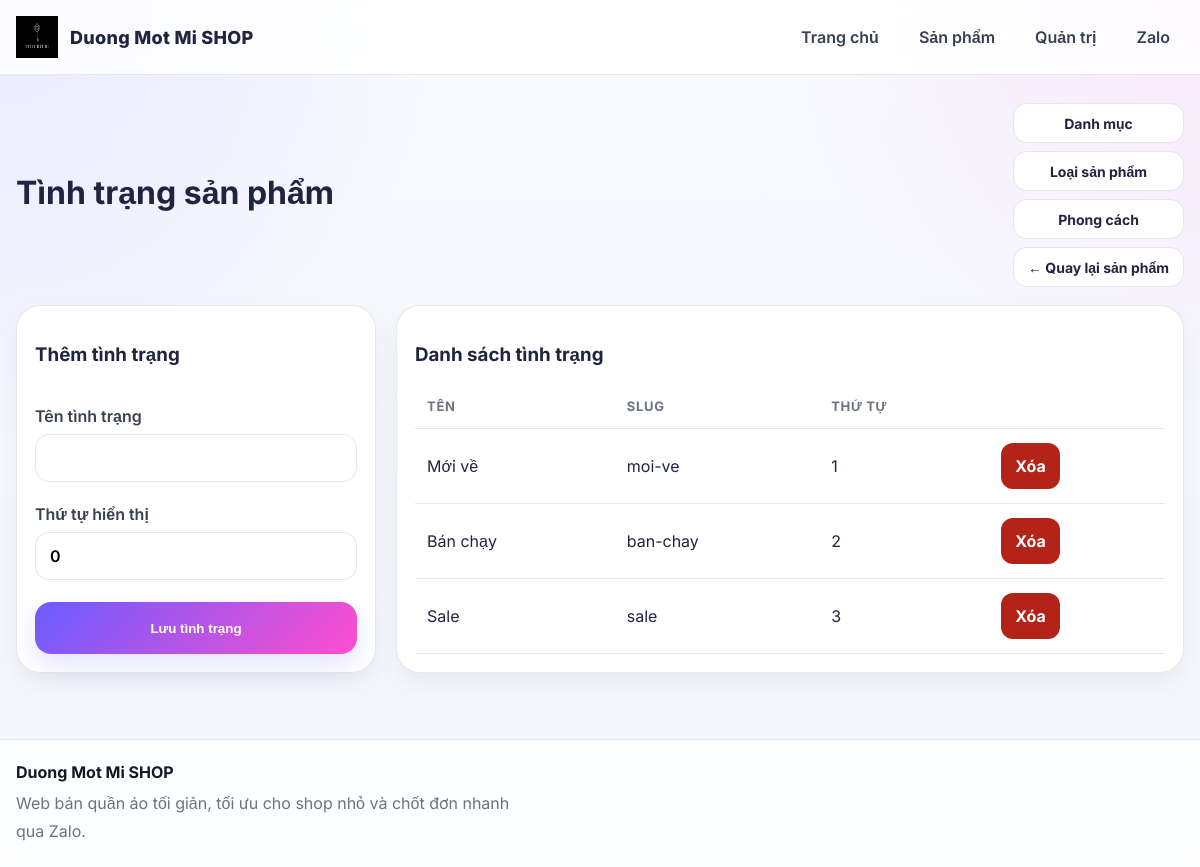
Screenshot of /admin/product_conditions.php (signed in) with the database file from the repository.
### tables this page shows
CREATE TABLE product_conditions (
    id INT AUTO_INCREMENT PRIMARY KEY,
    name VARCHAR(100) NOT NULL,
    slug VARCHAR(120) DEFAULT NULL UNIQUE,
    sort_order INT NOT NULL DEFAULT 0,
    created_at TIMESTAMP DEFAULT CURRENT_TIMESTAMP
);

### config/db.php (called while the page is built, shortened)
<?php
function db(): PDO {
    static $pdo = null;
    if ($pdo === null) {
        $dsn = 'mysql:host=' . DB_HOST . ';dbname=' . DB_NAME . ';charset=utf8mb4';
        $options = [
            PDO::ATTR_ERRMODE => PDO::ERRMODE_EXCEPTION,
            PDO::ATTR_DEFAULT_FETCH_MODE => PDO::FETCH_ASSOC,
        ];
        $pdo = new PDO($dsn, DB_USER, DB_PASS, $options);
    }
    return $pdo;
}

### includes/functions.php (called while the page is built, shortened)
<?php
require_once __DIR__ . '/../config/db.php';
function e($value): string {
    return htmlspecialchars((string)($value ?? ''), ENT_QUOTES, 'UTF-8');
}
function get_product_conditions(): array {
    return db()->query('SELECT * FROM product_conditions ORDER BY sort_order ASC, id ASC')->fetchAll();
}

### admin/product_conditions.php (the view, shortened to what this page needs)
<?php
require_once __DIR__ . '/../includes/functions.php';
$productConditions = get_product_conditions();
require_once __DIR__ . '/../includes/header.php';
?>
<div class="admin-topbar">
    <h1>Tình trạng sản phẩm</h1>
    <div class="card-actions">
        <a class="btn btn-light" href="<?= BASE_URL ?>/admin/categories.php">Danh mục</a>
        <a class="btn btn-light" href="<?= BASE_URL ?>/admin/product_types.php">Loại sản phẩm</a>
        <a class="btn btn-light" href="<?= BASE_URL ?>/admin/styles.php">Phong cách</a>
        <a class="btn btn-light" href="<?= BASE_URL ?>/admin/products.php">← Quay lại sản phẩm</a>
    </div>
</div>
<div class="admin-two-col">
    <form method="post" class="form-grid narrow card-box">
        <h3>Thêm tình trạng</h3>
        <label>Tên tình trạng
            <input type="text" name="name" required>
        </label>
        <label>Thứ tự hiển thị
            <input type="number" name="sort_order" value="0">
        </label>
        <button class="btn" type="submit">Lưu tình trạng</button>
    </form>
    <div class="card-box">
        <h3>Danh sách tình trạng</h3>
        <table>
            <thead><tr><th>Tên</th><th>Slug</th><th>Thứ tự</th><th></th></tr></thead>
            <tbody>
            <?php foreach ($productConditions as $condition): ?>
                <tr>
                    <td><?= e($condition['name']) ?></td>
                    <td><?= e($condition['slug'] ?? '') ?></td>
                    <td><?= (int)$condition['sort_order'] ?></td>
                    <td><a class="btn btn-danger" onclick="return confirm('Xóa tình trạng này?');" href="<?= BASE_URL ?>/admin/product_conditions.php?delete=<?= (int)$condition['id'] ?>">Xóa</a></td>
                </tr>
            <?php endforeach; ?>
            </tbody>
        </table>
    </div>
</div>
<?php require_once __DIR__ . '/../includes/footer.php'; ?>

### assets/style.css (style rules this page uses)
:root { --bg:#f5f7fb; --surface:#ffffff; --surface-soft:#f8fafc; --text:#111827; --muted:#6b7280; --line:#e5e7eb; --line-strong:#d1d5db; --primary:#111827; --accent:#7c3aed; --accent-soft:#f3e8ff; --success:#065f46; --danger:#b42318; --shadow:0 12px 34px rgba(15,23,42,.07); --shadow-lg:0 22px 50px rgba(15,23,42,.10); --radius:24px; --brand-1:#6a5cff; --brand-2:#ff4ecd; --brand-3:#1ed6ff; --brand-4:#ff9d42; --text-main:#1f2440; --text-soft:#6b7280; --line-soft:rgba(110,118,170,.18); --bg-soft:#f6f8ff; --white:#ffffff; --shadow-main:0 18px 50px rgba(72,86,165,.14); --shadow-hover:0 22px 55px rgba(84,61,255,.18); }
* { box-sizing:border-box }
html { scroll-behavior:smooth }
body { margin:0; font-family:'Inter',Arial,Helvetica,sans-serif; background: radial-gradient(circle at top left, rgba(106,92,255,.10), transparent 30%), radial-gradient(circle at top right, rgba(255,78,205,.10), transparent 28%), linear-gradient(180deg,#f8faff 0%,#f4f6fd 100%); color:var(--text-main); }
a { text-decoration:none;color:inherit }
.product-card-pro, .detail-box, .card-box, .admin-auth-box, .table-wrap { background:var(--surface); border:1px solid rgba(229,231,235,.95); border-radius:24px; box-shadow:var(--shadow); }
.card-actions { display:flex; flex-direction:column; gap:8px; flex-wrap:wrap; }
.card-actions .btn { min-height:40px; padding:0 14px; border-radius:14px; font-size:14px; }
.btn { display:inline-flex; align-items:center; justify-content:center; gap:8px; min-height:46px; padding:0 18px; border-radius:16px; background:linear-gradient(135deg,var(--brand-1),var(--brand-2)); color:#fff; font-weight:700; border:none; cursor:pointer; transition:.25s ease; box-shadow:0 10px 24px rgba(106,92,255,.18); }
.btn-light { background:#fff; color:var(--text-main); border:1px solid var(--line-soft); box-shadow:none; }
.btn-danger { background:var(--danger); color:#fff; padding:10px 14px; border-radius:12px; box-shadow:none; }
.form-grid { display:grid; grid-template-columns:repeat(2,1fr); gap:16px; }
.form-grid.narrow { grid-template-columns:1fr; }
label { display:flex; flex-direction:column; gap:8px; font-weight:600; color:#374151; }
input, textarea, select { padding:13px 14px; border:1px solid var(--line); border-radius:14px; font:inherit; background:#fff; outline:none; transition:border-color .2s ease,box-shadow .2s ease; }
.admin-topbar { display:flex; justify-content:space-between; align-items:center; gap:16px; margin-bottom:18px; }
.admin-topbar h1 { margin:0 0 6px; }
.table-wrap, .card-box { padding:18px; }
table { width:100%; border-collapse:collapse; }
th, td { text-align:left; padding:14px 12px; border-bottom:1px solid var(--line); vertical-align:middle; }
th { font-size:13px; color:var(--muted); text-transform:uppercase; letter-spacing:.7px; }
.admin-two-col { display:grid; grid-template-columns:360px 1fr; gap:20px; }
:root { --shadow-main:0 12px 28px rgba(72,86,165,.10); --shadow-hover:0 16px 34px rgba(84,61,255,.14); --shadow:0 10px 24px rgba(15,23,42,.06); --shadow-lg:0 16px 36px rgba(15,23,42,.08); }
.btn, .social-card, .pill { transition: transform .2s ease, box-shadow .2s ease, background-color .2s ease, color .2s ease, border-color .2s ease; }
.filter-field input, .filter-field select, input, textarea, select { transition: border-color .2s ease, box-shadow .2s ease, background-color .2s ease; }

### rows the page displays
product_conditions: name "Mới về", slug "moi-ve", sort_order "1"
product_conditions: name "Bán chạy", slug "ban-chay", sort_order "2"
product_conditions: name "Sale", slug "sale", sort_order "3"
